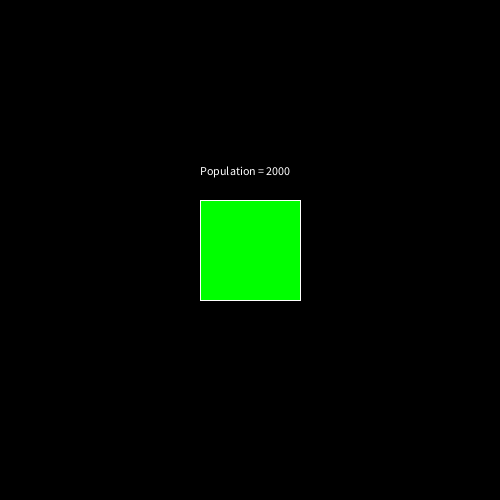
Frame 1 (no input)
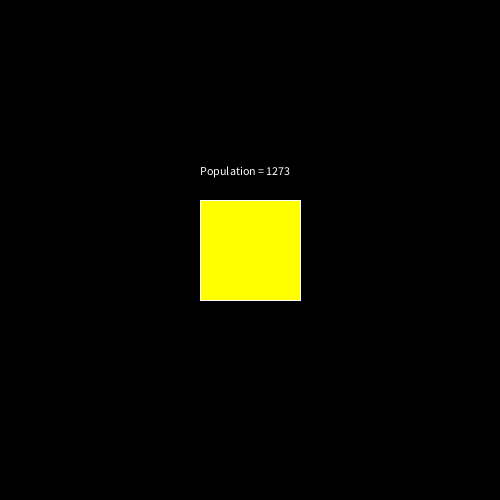
Frame 60 (the mouse pressed at the canvas centre just before this capture)
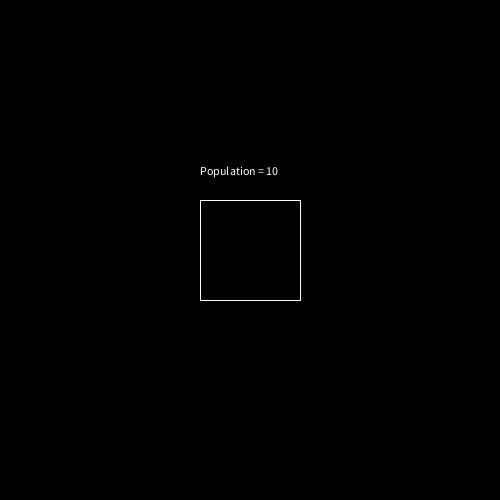
Frame 120 (the mouse held since frame 60 and released just before this capture)

The Processing sketch that drew these frames (run headless with seeded random() and noise(); from frame 60 on, the mouse is pressed at the canvas centre):

// Processing sketch: Population_Checker
// ── Population_Checker.pde
color[] col = {color(0,255,0), color(255,255,0), color(255,0,0), color(0)};
int population = 2000; 

void setup(){
 size(500,500);
 frameRate(10);
}
int count = 20, timer =0; 
void draw(){
  background(0);
  stroke(255);
  fill(255); 
  text("Population = " + population, 200,175);
  timer ++;
  if(timer > count){
   timer = 0; 
   population -= random(250,500); 
  }
  if(population > 1500){
   fill(col[0]); 
  }else if(population > 1000){
   fill(col[1]);  
  }else if(population > 500){
   fill(col[2]);  
  }else{
    fill(col[3]);
  }
  rect(200,200, 100,100);  
}
